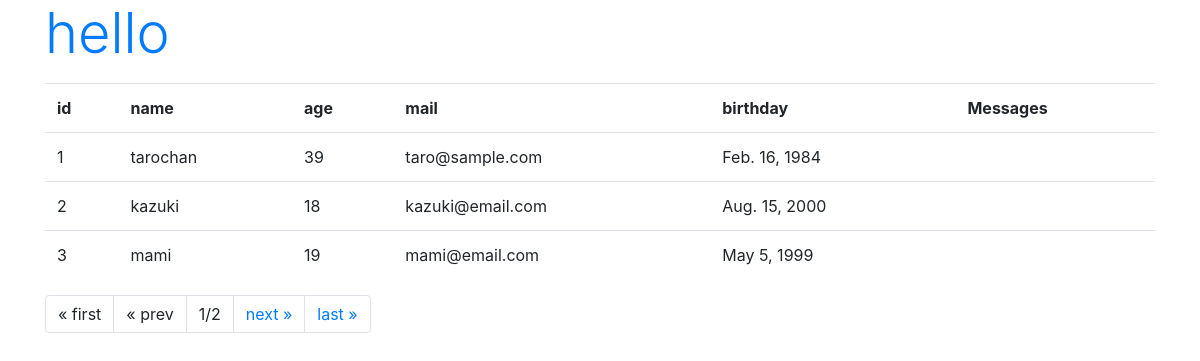
The page /hello/ on the database as committed earlier.
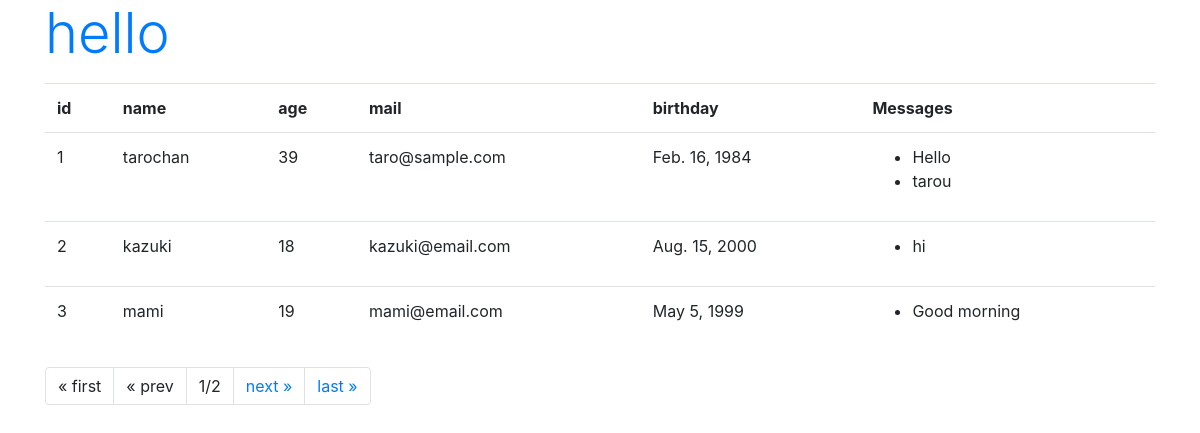
The same page on the database as committed later.
### hello/models.py (models this page shows, shortened)
class Friend(models.Model):
  name = models.CharField(max_length=100,
    validators=[number_only])
  mail = models.EmailField(max_length=200)
  gender = models.BooleanField()
  age = models.IntegerField()
  birthday = models.DateField()

class Message(models.Model):
  friend = models.ForeignKey(Friend, on_delete=models.CASCADE)
  title = models.CharField(max_length=100)
  content = models.CharField(max_length=300)
  pub_date = models.DateTimeField(auto_now_add=True)
  class Meta:
    ordering = ('pub_date',)

### hello/views.py (the view)
# urls.py: path('', views.index, name='index'),
def index(request, num=1):
  data = Friend.objects.all()
  page = Paginator(data, 3)
  params = {
    'title': 'hello',
    'message': '',
    'data': page.get_page(num)
  }
  return render(request, 'hello/index.html', params)

### hello/templates/hello/index.html (shortened to what this page needs)
{% load static %}
<!doctype html>
<html lang="ja">
<head>
  <link rel="stylesheet" href="https://stackpath.bootstrapcdn.com/bootstrap/4.3.1/css/bootstrap.min.css"/>
</head>
<body class="container">
  <h1 class="display-4 text-primary">{{ title }}</h1>
  <table class="table">
    <tr>
      <th>id</th>
      <th>name</th>
      <th>age</th>
      <th>mail</th>
      <th>birthday</th>
      <th>Messages</th>
    </tr>
    {% for item in data %}
      <tr>
        <td>{{ item.id }}</td>
        <td>{{ item.name }}</td>
        <td>{{ item.age }}</td>
        <td>{{ item.mail }}</td>
        <td>{{ item.birthday }}</td>
        <td><ul>
          {% for ob in item.message_set.all %}
            <li>{{ ob.title }}</li>
          {% endfor %}
        </ul></td>
      </tr>
    {% endfor %}
  </table>
  <ul class="pagination">
    {% if data.has_previous %}
    <li class="page-item">
      <a class="page-link" href="{% url 'index' %}">&laquo; first</a>
    </li>
    <li class="page-item">
      <a class="page-link" href="{% url 'index' %}{{ data.previous_page_number}}">&laquo; prev</a>
    </li>
    {% else %}
    <li class="page-item">
      <a class="page-link">&laquo; first</a>
    </li>
    <li class="page-item">
      <a class="page-link">&laquo; prev</a>
    </li>
    {% endif %}
    <li class="page-item">
      <a class="page-link">{{ data.number }}/{{ data.paginator.num_pages }}</a>
    </li>
    {% if data.has_next %}
    <li class="page-item">
      <a class="page-link" href="{% url 'index' %}{{ data.next_page_number }}">next &raquo;</a>
    </li>
    <li class="page-item">
      <a class="page-link" href="{% url 'index' %}{{ data.paginator.num_page }}">last  &raquo;</a>
    </li>
    {% endif %}
  </ul>
</body>
</html>

Rows that differ between the two databases and show on the page:
added Message: title "hello", title "Hello"
added Message: title "tarou", shown under Friend "tarochan"
added Message: title "hi", shown under Friend "kazuki"
added Message: title "Good morning", shown under Friend "mami"
Other text that changed with them:
{{ title }}: "hello" → (not shown)
